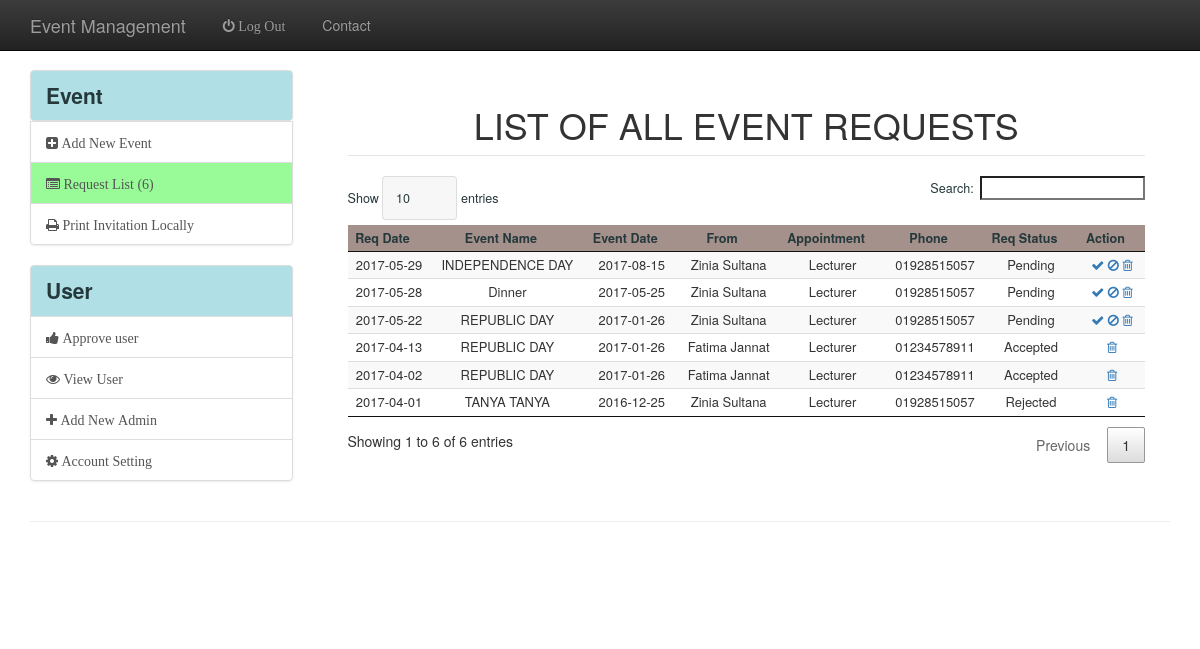
The app's page /Event-manager/reg_list.php (signed in) with its own data.
### tables this page shows
CREATE TABLE `event_request` (
  `Serial` int(50) NOT NULL,
  `Event_id` int(50) NOT NULL,
  `Cust_id` int(50) NOT NULL,
  `Req_date` date NOT NULL,
  `Req_status` varchar(20) NOT NULL
);

CREATE TABLE `event` (
  `Event_id` int(50) NOT NULL,
  `Event_name` varchar(200) NOT NULL,
  `Event_image` varchar(500) NOT NULL,
  `Event_date` date NOT NULL,
  `Event_time_from` varchar(100) NOT NULL,
  `Event_time_to` varchar(20) NOT NULL,
  `Event_venue` varchar(300) NOT NULL,
  `Event_organizer` varchar(300) NOT NULL,
  `event_category` varchar(50) NOT NULL DEFAULT 'UN-SPECIFIED',
  `Event_cost` varchar(100) NOT NULL,
  `Event_expiration` varchar(10) NOT NULL
);

CREATE TABLE `members` (
  `memberID` int(11) NOT NULL,
  `username` varchar(255) NOT NULL,
  `appointment` varchar(65) NOT NULL,
  `phone` varchar(255) NOT NULL,
  `email` varchar(255) NOT NULL,
  `image` longblob NOT NULL,
  `password` varchar(255) NOT NULL,
  `active` varchar(255) NOT NULL,
  `resetToken` varchar(255) DEFAULT NULL,
  `resetComplete` varchar(3) DEFAULT 'No',
  `barcode` blob NOT NULL
);

### Event-manager/reg_list.php (the view, shortened to what this page needs)
<?php
	if(!isset($_SESSION["sess_user"])){
		header("location:../index.php");
	} else {
	require '../func/connect.php';
	$sql = "SELECT * from event_request NATURAL JOIN event JOIN members where Cust_id=memberId order by Req_date desc";
	$res = $conn->query($sql);
	$sql_noti_count = "SELECT COUNT(Req_status) from event_request where Req_status='Pending'";
	$res_noti_count = $conn->query($sql_noti_count);
	$row_noti_count = $res_noti_count->fetch_assoc();
	if($res_noti_count->num_rows != 0)
	{
		$noti_count =$row_noti_count['COUNT(Req_status)'];
	}
?>
<!DOCTYPE html>
<html lang="en">
  <head>
    <link href="../css/bootstrap.css" rel="stylesheet">
    <link href="../css/sb-admin.css" rel="stylesheet">
    <link rel="stylesheet" href="../font-awesome/css/font-awesome.min.css">
    <link rel="stylesheet" type="text/css" href="../DataTables/media/css/dataTables.bootstrap.css">
    <link rel="stylesheet" type="text/css" href="../css/jquery.dataTables.css">
	<link href="../css/bootstrap.css" rel="stylesheet">
    <link href="../css/bootstrap.min.css" rel="stylesheet">
	<link rel="stylesheet" href="../assets/css/main.css" />
    <link href="../css/shop-homepage.css" rel="stylesheet">
	<link rel="stylesheet" href="../assets/css/style.css" />
	<link rel="stylesheet" href="../jquery/jRating.jquery.css" />
	<link rel="stylesheet" href="../assets/css/bootstrap.css" />
	<link rel="stylesheet" type="text/css" href="../assets/css/mystyle.css">
	<link rel="stylesheet" href="https://maxcdn.bootstrapcdn.com/bootstrap/3.3.6/css/bootstrap.min.css">
	<link rel="stylesheet" href="https://maxcdn.bootstrapcdn.com/bootstrap/3.3.6/css/bootstrap-theme.min.css">
  </head>
  <body>
    <nav class="navbar navbar-inverse navbar-fixed-top" role="navigation">
        <div class="container">
            <div class="navbar-header">
                <a class="navbar-brand" href="../index.php">Event Management</a>
            </div>
            <div class="collapse navbar-collapse" id="bs-example-navbar-collapse-1">
                <ul class="nav navbar-nav">
                    <li>
                        <a href="logout.php"><i class="fa fa-power-off">  Log Out</i></a>
                    </li>
					<li>
                        <a href="#">Contact</a>
                    </li>
                </ul>
            </div>
        </div>
    </nav>
	  <div class="container">
        <div class="row">
			<div class="col-md-3">
                <div class="list-group">
					<a href="event-manager.php"><p class="lead list-group-item" style="background-color:powderblue;"><b> Event  </b></p></a>
                    <a href="create_event.php" class="list-group-item"><i class="fa fa-plus-square"> Add New Event</i></a>
					<a href="reg_list.php" class="list-group-item" <?php if($noti_count>0){ ?> style="background-color:PaleGreen;"<?php } ?> ><i class="fa fa-list-alt"> Request List (<?php echo $noti_count;?>)</i></a>
					<a href="invitation_locally.php" class="list-group-item"><i class="fa fa-print"> Print Invitation Locally</i></a>
                </div>
                <div class="list-group">
					<p class="lead list-group-item" style="background-color:powderblue;"><b> User  </b></p>
					<a href="approve_user.php" class="list-group-item"><i class="fa fa-thumbs-up"> Approve user</i></a>
					<a href="view_user.php" class="list-group-item"><i class="fa fa-eye"> View User</i></a>
					<a href="add_admin.php" class="list-group-item"><i class="fa fa-plus"> Add New Admin</i></a>
					<a href="account_settings.php" class="list-group-item"><i class="fa fa-cog"> Account Setting</i></a>
                </div>
            </div>
            <div class="col-md-9">
                <div id="page-wrapper">
				<legend><h1>List of All Event Requests</h1></legend>
				<div id = "table-wrapper">
				  <table id = "example" class="row-border display compact hover" cellspacing="0">
					<thead>
					  <tr id = "firstrow">
						<th><center>Req Date</center></th>
						<th><center>Event Name</center></th>
						<th><center>Event Date</center></th>
						<th><center>From</center></th>
						<th><center>Appointment</center></th>
						<th><center>Phone</center></th>
						<th><center>Req Status</center></th>
						<th><center>Action</center></th>
					  </tr>
					</thead>
					<tbody>
					   <?php
						while ($row = $res->fetch_assoc())
						{
						  echo "<tr>";
						  echo "<td>".$row['Req_date']."</td>";
						  echo "<td>".$row['Event_name']."</td>";
						  echo "<td>".$row['Event_date']."</td>";
						  echo "<td>".$row['username']."</td>";
						  echo "<td>".$row['appointment']."</td>";
						  echo "<td>".$row['phone']."</td>";
						  echo "<td>".$row['Req_status']."</td>";
							if ($row['Req_status']=="Pending")
							{
						?>
						  <td>
							<a href="event_reg_accept.php?accept_id=<?php echo $row['Serial']; ?>" onclick = "return confirm('Sure to Accept?'); " data-toggle="tooltip" title="Accept Request"><i class = "fa fa-check"></i></a>
							<a href="event_reg_reject.php?reject_id=<?php echo $row['Serial']; ?>" onclick = "return confirm('Sure to Reject?'); " data-toggle="tooltip" title="Reject Request"><i class = "fa fa-ban"></i></a>
							<a href="event_reg_delete.php?delete_id=<?php echo $row['Serial']; ?>" onclick = "return confirm('Sure to Delete from Database?'); " data-toggle="tooltip" title="Delete From Database"><i class = "fa fa-trash-o"></i></a>
						  </td>
						</tr>
						<?php
						  }
						  else{
							 ?>
							 <td>
								<a href="event_reg_delete.php?delete_id=<?php echo $row['Serial']; ?>" onclick = "return confirm('Sure to Delete from Database?'); " data-toggle="tooltip" title="Delete From Database"><i class = "fa fa-trash-o"></i></a>
							</td>
							</tr>
						<?php
						  }
						}
						?>
					</tbody>
				  </table>
				</div>
			  </div>
            </div>
        </div>
    </div>
    <div class="container">
        <hr>
        <footer>
            <div class="row">
            </div>
        </footer>
    </div>
  </body>
</html>
<?php
}
?>

### css/sb-admin.css (style rules this page uses)
body { margin-top: 50px; }
#page-wrapper { width: 100%; padding: 5px 15px; }
@media (min-width:768px) { #page-wrapper { padding: 15px 25px; } }

### css/shop-homepage.css (style rules this page uses)
body { padding-top: 70px; }
footer { margin: 50px 0; }

### assets/css/style.css (style rules this page uses)
body { background-color: #E7F8BE; }

### Event-manager/reg_list.php (style rules this page uses)
* { font-family: Helvetica Neue, Arial, sans-serif; }
h1, table { text-align: center; }
table { border-collapse: collapse; width: 85%; margin: 0 auto 5rem; }
th, td { padding: 1.5rem; font-size: 1.3rem; text-align: center; }
tr { background: hsl(50, 50%, 80%); }
tr, td { transition: .4s ease-in; }
#firstrow { background: hsla(12, 50%, 20%, 0.5); font-weight: 1000; }
tr:nth-child(even) { background: hsla(50, 100%, 30%, 0.7); }

### records on screen
event_request: Req_date "2017-05-29", Event.Event_name "INDEPENDENCE DAY", Event.Event_date "2017-08-15", members.username "Zinia Sultana", members.appointment "Lecturer", members.phone "01928515057", Req_status "Pending"
event_request: Req_date "2017-05-28", Event.Event_name "Dinner", Event.Event_date "2017-05-25", members.username "Zinia Sultana", members.appointment "Lecturer", members.phone "01928515057", Req_status "Pending"
event_request: Req_date "2017-05-22", Event.Event_name "REPUBLIC DAY", Event.Event_date "2017-01-26", members.username "Zinia Sultana", members.appointment "Lecturer", members.phone "01928515057", Req_status "Pending"
event_request: Req_date "2017-04-13", Event.Event_name "REPUBLIC DAY", Event.Event_date "2017-01-26", members.username "Fatima Jannat", members.appointment "Lecturer", members.phone "01234578911", Req_status "Accepted"
event_request: Req_date "2017-04-02", Event.Event_name "REPUBLIC DAY", Event.Event_date "2017-01-26", members.username "Fatima Jannat", members.appointment "Lecturer", members.phone "01234578911", Req_status "Accepted"
event_request: Req_date "2017-04-01", Event.Event_name "TANYA TANYA", Event.Event_date "2016-12-25", members.username "Zinia Sultana", members.appointment "Lecturer", members.phone "01928515057", Req_status "Rejected"

### other values on screen
$noti_count "6"
